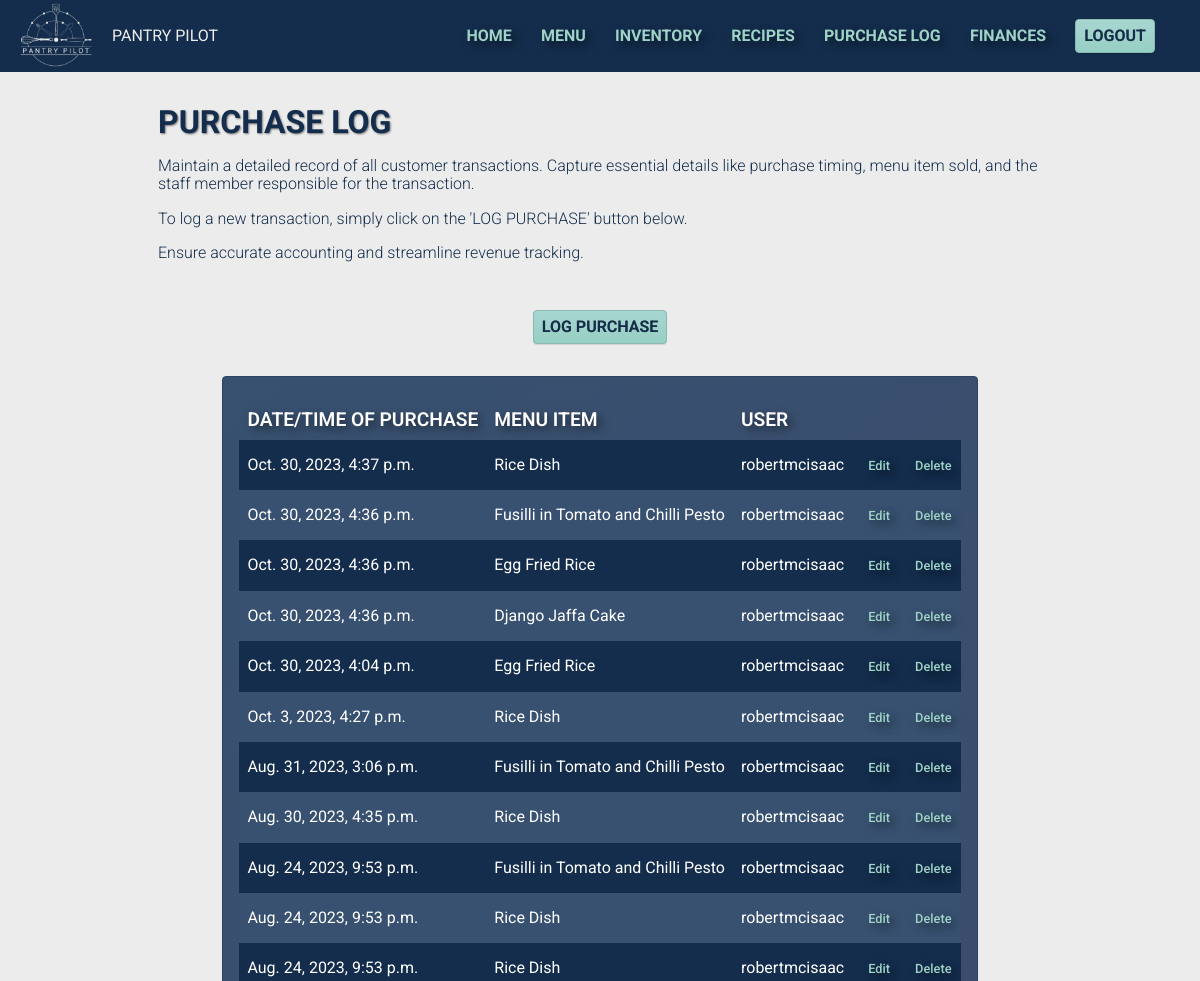
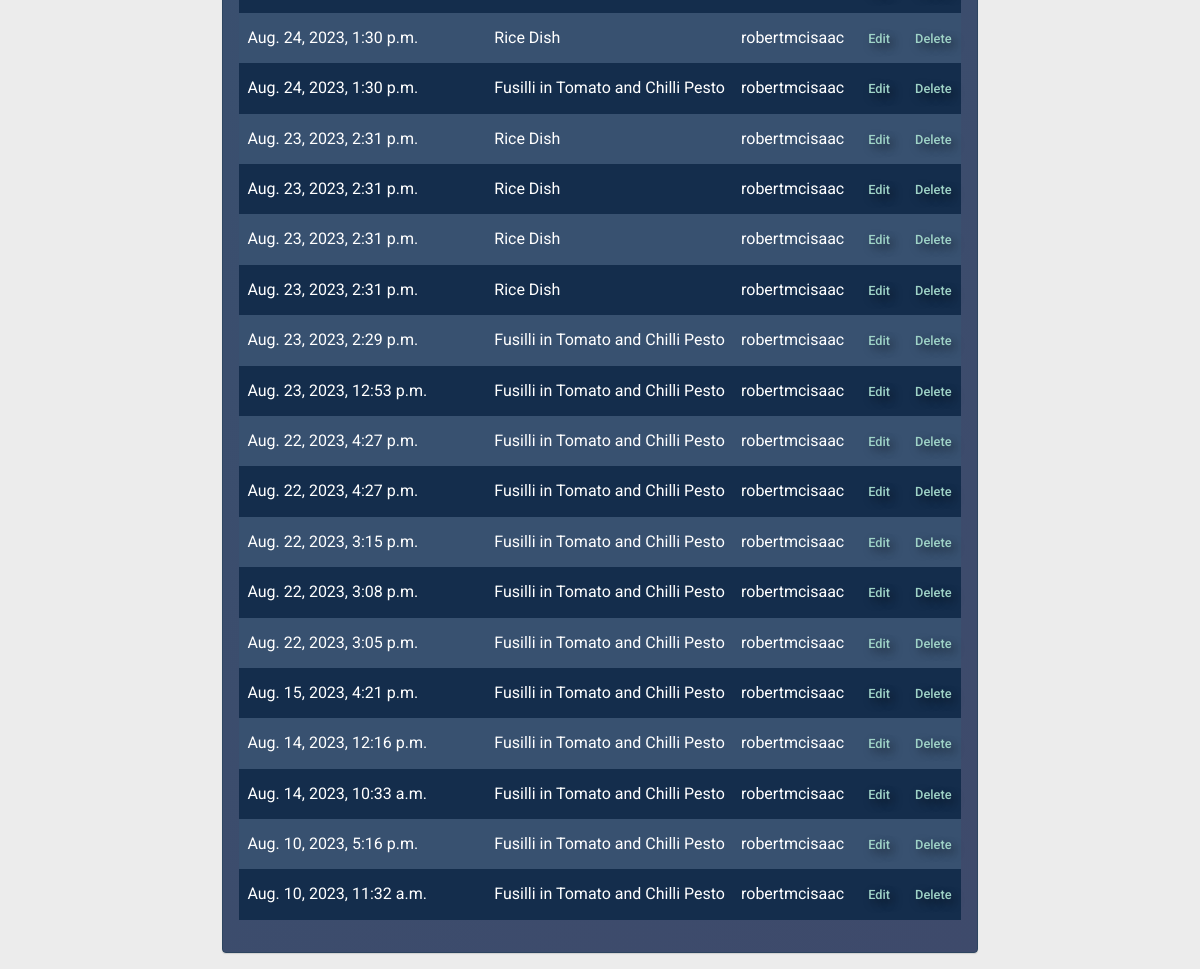
The app's page /purchase-log/ (signed in) with its own data (2 pictures, top to bottom).
### inventory/models.py (models this page shows, shortened)
class Purchase(models.Model):
    menuitem = models.ForeignKey(MenuItem, on_delete=models.SET_NULL, null=True)
    total_cost = models.DecimalField(max_digits=6, decimal_places=2, default=0)
    sale_price = models.DecimalField(max_digits=6, decimal_places=2, default=0)
    purchase_time = models.DateTimeField(default=timezone.now)
    user = models.ForeignKey(User, on_delete=models.PROTECT)
    class Meta:
        ordering = ["purchase_time"]
        verbose_name = "Purchase"

class MenuItem(models.Model):
    name = models.CharField(max_length=100, unique=True)
    price = models.DecimalField(max_digits=6, decimal_places=2, default=0)
    description = models.CharField(max_length=200, blank=True)
    recipe_instructions = models.TextField(blank=True)
    created_at = models.DateTimeField(auto_now_add=True)
    def __str__(self):
        return self.name
    class Meta:
        ordering = ["name"]
        verbose_name = "Menu item"

### inventory/views.py (the view)
# urls.py: path('purchase-log/', views.PurchaseList.as_view(), name="purchase_log"),
class PurchaseList(LoginRequiredMixin, ListView):
    model = Purchase
    template_name = "inventory/purchase_log.html"
    context_object_name = "purchase_list"
    ordering = ["-purchase_time"]

### inventory/templates/inventory/purchase_log.html (shortened to what this page needs)
{% extends "inventory/base.html" %}
{% block content %}
<section id="purchase-log" class="page">
    <div class="content">
        <h1 class="content__title">PURCHASE LOG</h1>
        <p class="content__description">Maintain a detailed record of all customer transactions. Capture essential details like purchase timing, menu item sold, and the staff member responsible for the transaction.</p>
        <p class="content__description">To log a new transaction, simply click on the 'LOG PURCHASE' button below.</p>
        <p class="content__description">Ensure accurate accounting and streamline revenue tracking.</p>
    </div>
    <a href="{% url 'purchase_new' %}" class="btn btn--add">LOG PURCHASE</a>
    <div class="content__bottom">
        {% if purchase_list %}
            <div class="card card--table">
                <table class="table">
                    <thead>
                        <tr>
                            <th class="table__row__heading">DATE/TIME OF PURCHASE</th>
                            <th class="table__row__heading">MENU ITEM</th>
                            <th class="table__row__heading">USER</th>
                            <th class="table__row__heading"></th>
                            <th class="table__row__heading"></th>
                        </tr>
                    </thead>
                    <tbody>
                        {% for purchase in purchase_list %}
                        <tr class="table__row--alternating">
                            <td class="table__row__detail">{{purchase.purchase_time}}</td>
                            <td class="table__row__detail">{{purchase.menuitem}}</td>
                            <td class="table__row__detail">{{purchase.user}}</td>
                            <td class="table__row__detail">
                                <a href="{% url 'purchase_edit' purchase.id %}" class="table__link"><small>Edit</small></a>
                            </td>
                            <td>
                                <a href="{% url 'purchase_delete' purchase.id %}" class="table__link"><small>Delete</small></a>
                            </td>
                        </tr>
                        {% endfor %}
                    </tbody>
                </table>
            </div>
        {% else %}
            <div class="card card--empty">
                <p>No purchases have been logged</p>
            </div>
        {% endif %}
    </div>
</section>
{% endblock content%}

### inventory/static/inventory/css/style.css (style rules this page uses)
html { font-size: 16px; font-family: "Roboto", sans-serif; background-color: #ececec; }
html, body { height: 100%; margin: 0; }
body { display: flex; flex-direction: column; }
a { text-decoration: none; }
.btn { align-self: center; text-decoration: none; background-color: #9fd3c7; background-image: linear-gradient(#a8d6d1, #96cfc3); border: 1px solid #8cb9b0; border-radius: 4px; box-shadow: rgba(0, 0, 0, 0.12) 0 1px 1px; text-shadow: .125px .125px .25px rgba(0, 0, 0, 0.5); color: #142d4c; font-weight: 600; cursor: pointer; display: inline-block; line-height: 100%; margin: 0; padding: .5rem; outline: 0; text-align: center; transition: box-shadow .05s ease-in-out,opacity .05s ease-in-out; user-select: none; -webkit-user-select: none; touch-action: manipulation; }
.card { display: flex; flex-direction: column; padding: 1rem; margin: 1rem; border-radius: 4px; box-shadow: rgba(0, 0, 0, 0.12) 0 1px 1px; background-image: linear-gradient(135deg, #385170, #3e4a6b); border: 1px solid #2D4560; background-color: #385170; color: white; transition: all 0.2s ease-in-out; }
.table { margin: 1rem 0 1rem 0; border-collapse: collapse; border-spacing: 0; }
.table__row--alternating { background-color: #385170; border: none; }
.table__row--alternating:nth-child(odd) { background-color: #142d4c; }
.table__row__heading { text-align: left; font-weight: 600; font-size: larger; text-shadow: 4px 4px 8px rgba(0, 0, 0, 0.5); padding: 0 .5rem .5rem .5rem; }
.table__row__detail { padding: 1rem .5rem; text-align: left; color: white; }
.table__link { display: inline-block; padding: 0 .5rem; font-weight: 500; color: #9fd3c7; text-shadow: 4px 4px 8px rgba(0, 0, 0, 0.5); }
.page { display: flex; flex-direction: column; align-items: center; }
.content { max-width: 75%; padding: .5rem; margin: 1rem; }
.content__title { padding: .5rem; margin: 0; text-shadow: 1px 1px 2px rgba(0, 0, 0, 0.5); }
.content__description { padding: .5rem; margin: 0; text-align: left; font-weight: 300; }
.content__bottom { display: flex; flex-direction: column; margin: 0 1rem; }
.btn--add { margin: 1rem; }

### records on screen
Purchase: purchase_time "Oct. 30, 2023, 4:37 p.m.", menuitem "Rice Dish", user "robertmcisaac"
Purchase: purchase_time "Oct. 30, 2023, 4:36 p.m.", menuitem "Fusilli in Tomato and Chilli Pesto", user "robertmcisaac"
Purchase: purchase_time "Oct. 30, 2023, 4:36 p.m.", menuitem "Egg Fried Rice", user "robertmcisaac"
Purchase: purchase_time "Oct. 30, 2023, 4:36 p.m.", menuitem "Django Jaffa Cake", user "robertmcisaac"
Purchase: purchase_time "Oct. 30, 2023, 4:04 p.m.", menuitem "Egg Fried Rice", user "robertmcisaac"
Purchase: purchase_time "Oct. 3, 2023, 4:27 p.m.", menuitem "Rice Dish", user "robertmcisaac"
Purchase: purchase_time "Aug. 31, 2023, 3:06 p.m.", menuitem "Fusilli in Tomato and Chilli Pesto", user "robertmcisaac"
Purchase: purchase_time "Aug. 30, 2023, 4:35 p.m.", menuitem "Rice Dish", user "robertmcisaac"
Purchase: purchase_time "Aug. 24, 2023, 9:53 p.m.", menuitem "Fusilli in Tomato and Chilli Pesto", user "robertmcisaac"
Purchase: purchase_time "Aug. 24, 2023, 9:53 p.m.", menuitem "Rice Dish", user "robertmcisaac"
Purchase: purchase_time "Aug. 24, 2023, 9:53 p.m.", menuitem "Rice Dish", user "robertmcisaac"
Purchase: purchase_time "Aug. 24, 2023, 1:30 p.m.", menuitem "Rice Dish", user "robertmcisaac"
Purchase: purchase_time "Aug. 24, 2023, 1:30 p.m.", menuitem "Fusilli in Tomato and Chilli Pesto", user "robertmcisaac"
Purchase: purchase_time "Aug. 23, 2023, 2:31 p.m.", menuitem "Rice Dish", user "robertmcisaac"
Purchase: purchase_time "Aug. 23, 2023, 2:31 p.m.", menuitem "Rice Dish", user "robertmcisaac"
Purchase: purchase_time "Aug. 23, 2023, 2:31 p.m.", menuitem "Rice Dish", user "robertmcisaac"
Purchase: purchase_time "Aug. 23, 2023, 2:31 p.m.", menuitem "Rice Dish", user "robertmcisaac"
Purchase: purchase_time "Aug. 23, 2023, 2:29 p.m.", menuitem "Fusilli in Tomato and Chilli Pesto", user "robertmcisaac"
Purchase: purchase_time "Aug. 23, 2023, 12:53 p.m.", menuitem "Fusilli in Tomato and Chilli Pesto", user "robertmcisaac"
Purchase: purchase_time "Aug. 22, 2023, 4:27 p.m.", menuitem "Fusilli in Tomato and Chilli Pesto", user "robertmcisaac"
Purchase: purchase_time "Aug. 22, 2023, 4:27 p.m.", menuitem "Fusilli in Tomato and Chilli Pesto", user "robertmcisaac"
Purchase: purchase_time "Aug. 22, 2023, 3:15 p.m.", menuitem "Fusilli in Tomato and Chilli Pesto", user "robertmcisaac"
Purchase: purchase_time "Aug. 22, 2023, 3:08 p.m.", menuitem "Fusilli in Tomato and Chilli Pesto", user "robertmcisaac"
Purchase: purchase_time "Aug. 22, 2023, 3:05 p.m.", menuitem "Fusilli in Tomato and Chilli Pesto", user "robertmcisaac"
Purchase: purchase_time "Aug. 15, 2023, 4:21 p.m.", menuitem "Fusilli in Tomato and Chilli Pesto", user "robertmcisaac"
Purchase: purchase_time "Aug. 14, 2023, 12:16 p.m.", menuitem "Fusilli in Tomato and Chilli Pesto", user "robertmcisaac"
Purchase: purchase_time "Aug. 14, 2023, 10:33 a.m.", menuitem "Fusilli in Tomato and Chilli Pesto", user "robertmcisaac"
Purchase: purchase_time "Aug. 10, 2023, 5:16 p.m.", menuitem "Fusilli in Tomato and Chilli Pesto", user "robertmcisaac"
Purchase: purchase_time "Aug. 10, 2023, 11:32 a.m.", menuitem "Fusilli in Tomato and Chilli Pesto", user "robertmcisaac"
